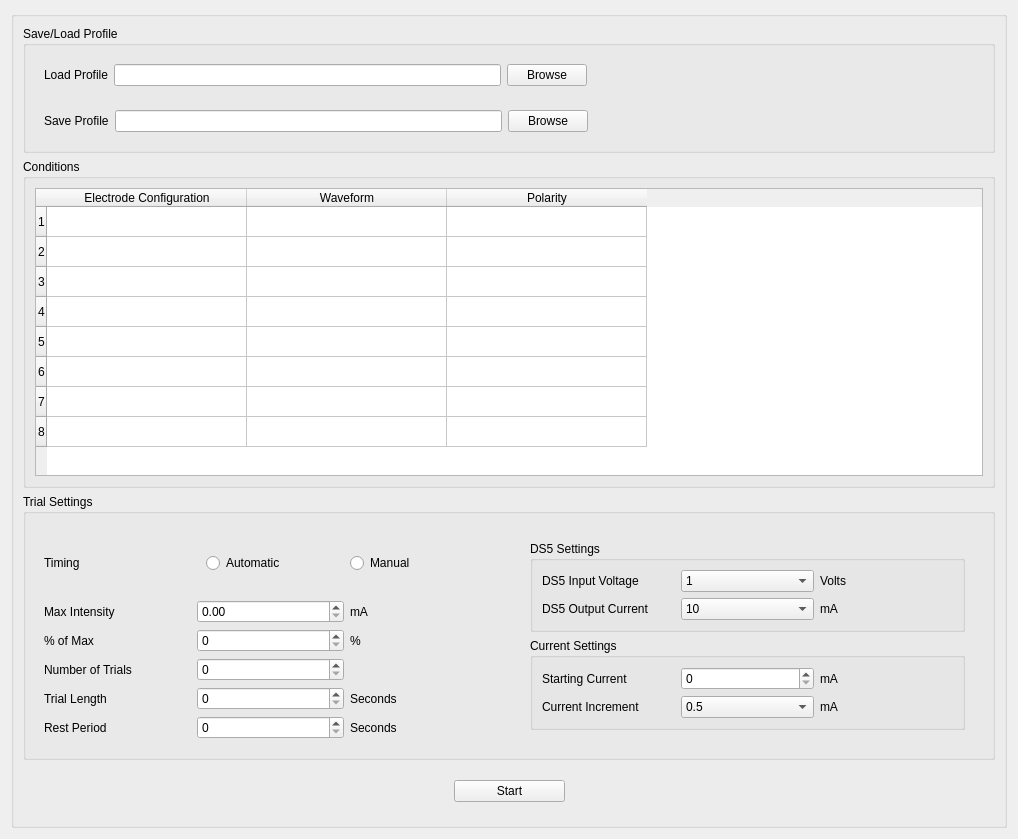
             <widget class="QWidget" name="scrollAreaWidgetContents_3">
              <property name="geometry">
               <rect>
                <x>0</x>
                <y>0</y>
                <width>1018</width>
                <height>839</height>
               </rect>
              </property>
              <layout class="QGridLayout" name="gridLayout_92">
               <item row="0" column="0">
                <widget class="QGroupBox" name="trial_window">
                 <property name="title">
                  <string/>
                 </property>
                 <layout class="QGridLayout" name="gridLayout_68">
                  <item row="0" column="0">
                   <widget class="QGroupBox" name="load_save_groupBox">
                    <property name="title">
                     <string>Save/Load Profile</string>
                    </property>
                    <layout class="QGridLayout" name="gridLayout_69">
                     <item row="0" column="0">
                      <widget class="QWidget" name="load_widget" native="true">
                       <layout class="QGridLayout" name="gridLayout_70">
                        <item row="1" column="0">
                         <widget class="QLabel" name="label_17">
                          <property name="text">
                           <string>Load Profile</string>
                          </property>
                         </widget>
                        </item>
                        <item row="1" column="3">
                         <spacer name="horizontalSpacer_5">
                          <property name="orientation">
                           <enum>Qt::Orientation::Horizontal</enum>
                          </property>
                          <property name="sizeHint" stdset="0">
                           <size>
                            <width>40</width>
                            <height>20</height>
                           </size>
                          </property>
                         </spacer>
                        </item>
                        <item row="1" column="1">
                         <widget class="QLineEdit" name="lineEdit"/>
                        </item>
                        <item row="1" column="2">
                         <widget class="QPushButton" name="pushButton_5">
                          <property name="text">
                           <string>Browse</string>
                          </property>
                         </widget>
                        </item>
                       </layout>
                      </widget>
                     </item>
                     <item row="1" column="0">
                      <widget class="QWidget" name="save_widget" native="true">
                       <layout class="QGridLayout" name="gridLayout_71">
                        <item row="1" column="0">
                         <widget class="QLabel" name="label_18">
                          <property name="text">
                           <string>Save Profile</string>
                          </property>
                         </widget>
                        </item>
                        <item row="1" column="3">
                         <spacer name="horizontalSpacer_7">
                          <property name="orientation">
                           <enum>Qt::Orientation::Horizontal</enum>
                          </property>
                          <property name="sizeHint" stdset="0">
                           <size>
                            <width>40</width>
                            <height>20</height>
                           </size>
                          </property>
                         </spacer>
                        </item>
                        <item row="1" column="1">
                         <widget class="QLineEdit" name="lineEdit_2"/>
                        </item>
                        <item row="1" column="2">
                         <widget class="QPushButton" name="pushButton_6">
                          <property name="text">
                           <string>Browse</string>
                          </property>
                         </widget>
                        </item>
                       </layout>
                      </widget>
                     </item>
                    </layout>
                   </widget>
                  </item>
                  <item row="2" column="0">
                   <widget class="QGroupBox" name="trial_settings">
                    <property name="title">
                     <string>Trial Settings</string>
                    </property>
                    <layout class="QGridLayout" name="gridLayout_73">
                     <item row="0" column="0">
                      <widget class="QWidget" name="left_column" native="true">
                       <layout class="QGridLayout" name="gridLayout_74">
                        <item row="6" column="2">
                         <widget class="QSpinBox" name="spinBox_4"/>
                        </item>
                        <item row="0" column="1">
                         <widget class="QLabel" name="label_78">
                          <property name="text">
                           <string>Timing</string>
                          </property>
                         </widget>
                        </item>
                        <item row="5" column="3">
                         <widget class="QLabel" name="label_73">
                          <property name="text">
                           <string>Seconds</string>
                          </property>
                         </widget>
                        </item>
                        <item row="3" column="2">
                         <widget class="QSpinBox" name="spinBox_2"/>
                        </item>
                        <item row="5" column="2">
                         <widget class="QSpinBox" name="spinBox_3"/>
                        </item>
                        <item row="1" column="1">
                         <widget class="QLabel" name="label_20">
                          <property name="text">
                           <string>Max Intensity</string>
                          </property>
                         </widget>
                        </item>
                        <item row="1" column="2">
                         <widget class="QDoubleSpinBox" name="doubleSpinBox_17"/>
                        </item>
                        <item row="3" column="3">
                         <widget class="QLabel" name="label_56">
                          <property name="text">
                           <string/>
                          </property>
                         </widget>
                        </item>
                        <item row="1" column="3">
                         <widget class="QLabel" name="label_51">
                          <property name="text">
                           <string>mA</string>
                          </property>
                         </widget>
                        </item>
                        <item row="3" column="1">
                         <widget class="QLabel" name="label_19">
                          <property name="text">
                           <string>Number of Trials</string>
                          </property>
                         </widget>
                        </item>
                        <item row="6" column="3">
                         <widget class="QLabel" name="label_75">
                          <property name="text">
                           <string>Seconds</string>
                          </property>
                         </widget>
                        </item>
                        <item row="6" column="1">
                         <widget class="QLabel" name="label_74">
                          <property name="text">
                           <string>Rest Period</string>
                          </property>
                         </widget>
                        </item>
                        <item row="0" column="2" colspan="2">
                         <widget class="QWidget" name="manual_auto" native="true">
                          <layout class="QGridLayout" name="gridLayout_91">
                           <item row="0" column="1">
                            <widget class="QRadioButton" name="radioButton_7">
                             <property name="text">
                              <string>Automatic</string>
                             </property>
                            </widget>
                           </item>
                           <item row="0" column="2">
                            <widget class="QRadioButton" name="radioButton_3">
                             <property name="text">
                              <string>Manual</string>
                             </property>
                            </widget>
                           </item>
                          </layout>
                         </widget>
                        </item>
                        <item row="5" column="1">
                         <widget class="QLabel" name="label_72">
                          <property name="text">
                           <string>Trial Length</string>
                          </property>
                         </widget>
                        </item>
                        <item row="2" column="1">
                         <widget class="QLabel" name="label_76">
                          <property name="text">
                           <string>% of Max</string>
                          </property>
                         </widget>
                        </item>
                        <item row="2" column="2">
                         <widget class="QSpinBox" name="spinBox_5"/>
                        </item>
                        <item row="2" column="3">
                         <widget class="QLabel" name="label_77">
                          <property name="text">
                           <string>%</string>
                          </property>
                         </widget>
                        </item>
                       </layout>
                      </widget>
                     </item>
                     <item row="0" column="1">
                      <widget class="QWidget" name="right_column" native="true">
                       <layout class="QGridLayout" name="gridLayout_89">
                        <item row="2" column="0" colspan="3">
                         <widget class="QWidget" name="ds5_settings_trial" native="true">
                          <layout class="QGridLayout" name="gridLayout_100">
                           <item row="0" column="0">
                            <widget class="QGroupBox" name="groupBox_29">
                             <property name="title">
                              <string>DS5 Settings</string>
                             </property>
                             <layout class="QGridLayout" name="gridLayout_99">
                              <item row="0" column="0">
                               <widget class="QLabel" name="label_179">
                                <property name="text">
                                 <string>DS5 Input Voltage</string>
                                </property>
                               </widget>
                              </item>
                              <item row="0" column="1">
                               <widget class="QComboBox" name="ds5_trial_input">
                                <item>
                                 <property name="text">
                                  <string>1</string>
                                 </property>
                                </item>
                                <item>
                                 <property name="text">
                                  <string>2.5</string>
                                 </property>
                                </item>
                                <item>
                                 <property name="text">
                                  <string>5</string>
                                 </property>
                                </item>
                                <item>
                                 <property name="text">
                                  <string>10</string>
                                 </property>
                                </item>
                               </widget>
                              </item>
                              <item row="0" column="2">
                               <widget class="QLabel" name="label_181">
                                <property name="text">
                                 <string>Volts</string>
                                </property>
                               </widget>
                              </item>
                              <item row="2" column="0">
                               <widget class="QLabel" name="label_182">
                                <property name="text">
                                 <string>DS5 Output Current</string>
                                </property>
                               </widget>
                              </item>
                              <item row="2" column="2">
                               <widget class="QLabel" name="label_184">
                                <property name="text">
                                 <string>mA</string>
                                </property>
                               </widget>
                              </item>
                              <item row="2" column="1">
                               <widget class="QComboBox" name="ds5_trial_output">
                                <item>
                                 <property name="text">
                                  <string>10</string>
                                 </property>
                                </item>
                                <item>
                                 <property name="text">
                                  <string>25</string>
                                 </property>
                                </item>
                                <item>
                                 <property name="text">
                                  <string>50</string>
                                 </property>
                                </item>
                               </widget>
                              </item>
                             </layout>
                            </widget>
                           </item>
                           <item row="1" column="0">
                            <widget class="QGroupBox" name="groupBox_10">
                             <property name="title">
                              <string>Current Settings</string>
                             </property>
                             <layout class="QGridLayout" name="gridLayout_105">
                              <item row="0" column="0">
                               <widget class="QLabel" name="label_180">
                                <property name="text">
                                 <string>Starting Current</string>
                                </property>
                               </widget>
                              </item>
                              <item row="1" column="0">
                               <widget class="QLabel" name="label_80">
                                <property name="text">
                                 <string>Current Increment</string>
                                </property>
                               </widget>
                              </item>
                              <item row="0" column="1">
                               <widget class="QSpinBox" name="trial_starting_current"/>
                              </item>
                              <item row="0" column="2">
                               <widget class="QLabel" name="label_183">
                                <property name="text">
                                 <string>mA</string>
                                </property>
                               </widget>
                              </item>
                              <item row="1" column="1">
                               <widget class="QComboBox" name="comboBox">
                                <item>
                                 <property name="text">
                                  <string>0.5</string>
                                 </property>
                                </item>
                                <item>
                                 <property name="text">
                                  <string>1</string>
                                 </property>
                                </item>
                                <item>
                                 <property name="text">
                                  <string>2</string>
                                 </property>
                                </item>
                                <item>
                                 <property name="text">
                                  <string>2.5</string>
                                 </property>
                                </item>
                                <item>
                                 <property name="text">
                                  <string>3</string>
                                 </property>
                                </item>
                                <item>
                                 <property name="text">
                                  <string>4</string>
                                 </property>
                                </item>
                                <item>
                                 <property name="text">
                                  <string>5</string>
                                 </property>
                                </item>
                               </widget>
                              </item>
                              <item row="1" column="2">
                               <widget class="QLabel" name="label_81">
                                <property name="text">
                                 <string>mA</string>
                                </property>
                               </widget>
                              </item>
                             </layout>
                            </widget>
                           </item>
                          </layout>
                         </widget>
                        </item>
                       </layout>
                      </widget>
                     </item>
                    </layout>
                   </widget>
                  </item>
                  <item row="1" column="0">
                   <widget class="QGroupBox" name="groupBox_4">
                    <property name="minimumSize">
                     <size>
                      <width>0</width>
                      <height>300</height>
                     </size>
                    </property>
                    <property name="title">
                     <string>Conditions</string>
                    </property>
                    <layout class="QGridLayout" name="gridLayout_72">
                     <item row="0" column="0">
                      <widget class="QTableWidget" name="tableWidget">
                       <property name="rowCount">
                        <number>8</number>
                       </property>
                       <attribute name="horizontalHeaderCascadingSectionResizes">
                        <bool>true</bool>
                       </attribute>
                       <attribute name="horizontalHeaderMinimumSectionSize">
                        <number>100</number>
                       </attribute>
                       <attribute name="horizontalHeaderDefaultSectionSize">
                        <number>200</number>
                       </attribute>
                       <attribute name="horizontalHeaderStretchLastSection">
                        <bool>false</bool>
                       </attribute>
                       <attribute name="verticalHeaderVisible">
                        <bool>true</bool>
                       </attribute>
                       <attribute name="verticalHeaderCascadingSectionResizes">
                        <bool>true</bool>
                       </attribute>
                       <attribute name="verticalHeaderMinimumSectionSize">
                        <number>10</number>
                       </attribute>
                       <attribute name="verticalHeaderDefaultSectionSize">
                        <number>30</number>
                       </attribute>
                       <row/>
                       <row/>
                       <row/>
                       <row/>
                       <row/>
                       <row/>
                       <column>
                        <property name="text">
                         <string>Electrode Configuration</string>
                        </property>
                       </column>
                       <column>
                        <property name="text">
                         <string>Waveform</string>
                        </property>
                       </column>
                       <column>
                        <property name="text">
                         <string>Polarity</string>
                        </property>
                       </column>
                      </widget>
                     </item>
                    </layout>
                   </widget>
                  </item>
                  <item row="3" column="0">
                   <widget class="QWidget" name="widget_30" native="true">
                    <property name="minimumSize">
                     <size>
                      <width>0</width>
                      <height>50</height>
                     </size>
                    </property>
                    <layout class="QGridLayout" name="gridLayout_90">
                     <item row="0" column="1">
                      <widget class="QPushButton" name="pushButton_7">
                       <property name="minimumSize">
                        <size>
                         <width>111</width>
                         <height>0</height>
                        </size>
                       </property>
                       <property name="text">
                        <string>Start</string>
                       </property>
                      </widget>
                     </item>
                     <item row="0" column="0">
                      <spacer name="horizontalSpacer_8">
                       <property name="orientation">
                        <enum>Qt::Orientation::Horizontal</enum>
                       </property>
                       <property name="sizeHint" stdset="0">
                        <size>
                         <width>40</width>
                         <height>20</height>
                        </size>
                       </property>
                      </spacer>
                     </item>
                     <item row="0" column="2">
                      <spacer name="horizontalSpacer_9">
                       <property name="orientation">
                        <enum>Qt::Orientation::Horizontal</enum>
                       </property>
                       <property name="sizeHint" stdset="0">
                        <size>
                         <width>40</width>
                         <height>20</height>
                        </size>
                       </property>
                      </spacer>
                     </item>
                    </layout>
                   </widget>
                  </item>
                 </layout>
                </widget>
               </item>
              </layout>
             </widget>
